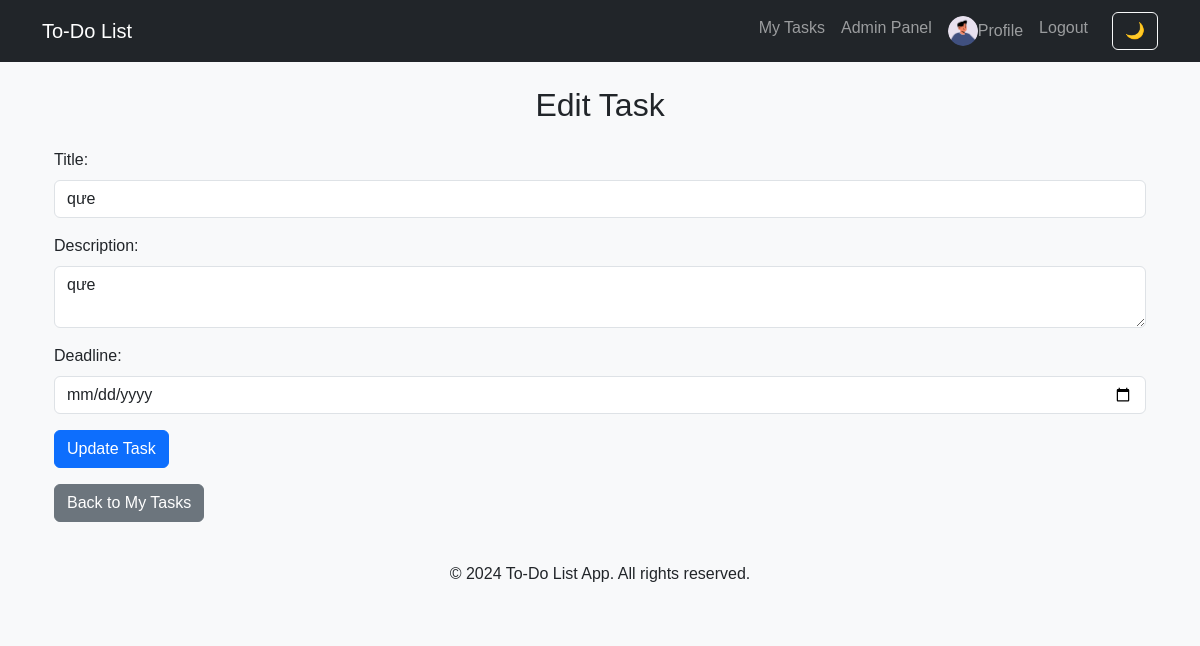
The app's page /edit_task/16 (signed in) with its own data.
### models.py (models this page shows)
class User(UserMixin, db.Model):
    __tablename__ = "user"  # ✅ Định danh bảng tránh xung đột
    id = db.Column(db.Integer, primary_key=True)
    username = db.Column(db.String(100), unique=True, nullable=False)
    password = db.Column(db.String(200), nullable=False)
    is_admin = db.Column(db.Boolean, default=False)
    is_blocked = db.Column(db.Boolean, default=False)
    avatar = db.Column(db.String(255), default="default_avatar.png")
    tasks = db.relationship('Task', backref='user', lazy=True)

class Task(db.Model):
    __tablename__ = "task"
    id = db.Column(db.Integer, primary_key=True)
    title = db.Column(db.String(200), nullable=False)
    description = db.Column(db.Text, nullable=False)
    deadline = db.Column(db.DateTime, nullable=True)
    is_completed = db.Column(db.Boolean, default=False)
    user_id = db.Column(db.Integer, db.ForeignKey('user.id'), nullable=False)
    category_id = db.Column(db.Integer, db.ForeignKey('category.id'), nullable=True)  # ✅ Đảm bảo có cột này

### app.py (the view, shortened to what this page needs)
@app.route('/edit_task/<int:task_id>', methods=['GET', 'POST'])
@login_required
def edit_task(task_id):
    task = Task.query.get_or_404(task_id)
    if task.user_id != current_user.id:
        flash("Bạn không có quyền chỉnh sửa!", "danger")
        return redirect(url_for('index'))
    return render_template('edit_task.html', task=task)

### app.py (called while the page is built)
@login_manager.user_loader
def load_user(user_id):
    return User.query.get(int(user_id))

### templates/edit_task.html (shortened to what this page needs)
{% extends "base.html" %}
{% block content %}
<div class="container">
    <h2 class="text-center my-4">Edit Task</h2>
    <form action="{{ url_for('edit_task', task_id=task.id) }}" method="POST">
        <div class="mb-3">
            <label for="title" class="form-label">Title:</label>
            <input type="text" id="title" name="title" class="form-control" value="{{ task.title }}" required>
        </div>
        <div class="mb-3">
            <label for="description" class="form-label">Description:</label>
            <textarea id="description" name="description" class="form-control" required>{{ task.description }}</textarea>
        </div>
        <div class="mb-3">
            <label for="deadline" class="form-label">Deadline:</label>
            <input type="date" id="deadline" name="deadline" class="form-control" value="{{ task.deadline }}">
        </div>
        <button type="submit" class="btn btn-primary">Update Task</button>
    </form>
    <div class="mt-3">
        <a href="{{ url_for('my_tasks') }}" class="btn btn-secondary">Back to My Tasks</a>
    </div>
</div>
{% endblock %}

### templates/base.html (shortened to what this page needs)
<!DOCTYPE html>
<html lang="en">
<head>
    <link rel="stylesheet" href="https://cdn.jsdelivr.net/npm/bootstrap@5.3.0/dist/css/bootstrap.min.css">
    <link rel="stylesheet" href="{{ url_for('static', filename='css/styles.css') }}">
</head>
<body data-theme="light">
    <nav class="navbar navbar-expand-lg navbar-dark bg-dark">
        <div class="container">
            <a class="navbar-brand" href="{{ url_for('index') }}">To-Do List</a>
            <div class="collapse navbar-collapse" id="navbarNav">
                <ul class="navbar-nav ms-auto">
                    {% if current_user.is_authenticated %}
                        <li class="nav-item"><a class="nav-link" href="{{ url_for('my_tasks') }}">My Tasks</a></li>
                        {% if current_user.is_admin %}
                            <li class="nav-item"><a class="nav-link" href="{{ url_for('admin') }}">Admin Panel</a></li>
                        {% endif %}
                        <li class="nav-item">
                            <a class="nav-link d-flex align-items-center" href="{{ url_for('profile') }}">
                                <img src="{{ url_for('static', filename='uploads/avatars/' + (current_user.avatar or 'default_avatar.png')) }}"
                                alt="Avatar" class="rounded-circle" width="30" height="30">
                                Profile
                            </a>
                        </li>
                        <li class="nav-item"><a class="nav-link" href="{{ url_for('logout') }}">Logout</a></li>
                    {% else %}
                        <li class="nav-item"><a class="nav-link" href="{{ url_for('login') }}">Login</a></li>
                        <li class="nav-item"><a class="nav-link" href="{{ url_for('register') }}">Register</a></li>
                    {% endif %}
                </ul>
                <button class="btn btn-outline-light ms-3" onclick="toggleTheme()">🌙</button>
            </div>
        </div>
    </nav>
    <div class="container mt-4">
        {% block content %}{% endblock %}
    </div>
    <footer class="text-center py-3 mt-4 bg-light">
        <p>© 2024 To-Do List App. All rights reserved.</p>
    </footer>
</body>
</html>

### static/css/styles.css (style rules this page uses)
body { font-family: Arial, sans-serif; }
.navbar { margin-bottom: 20px; }
body[data-theme="light"] { background-color: #f8f9fa; color: #212529; }
.navbar { transition: background-color 0.3s ease; }

### records on screen
User: avatar (picture)
Task: title "qưe", description "qưe"
